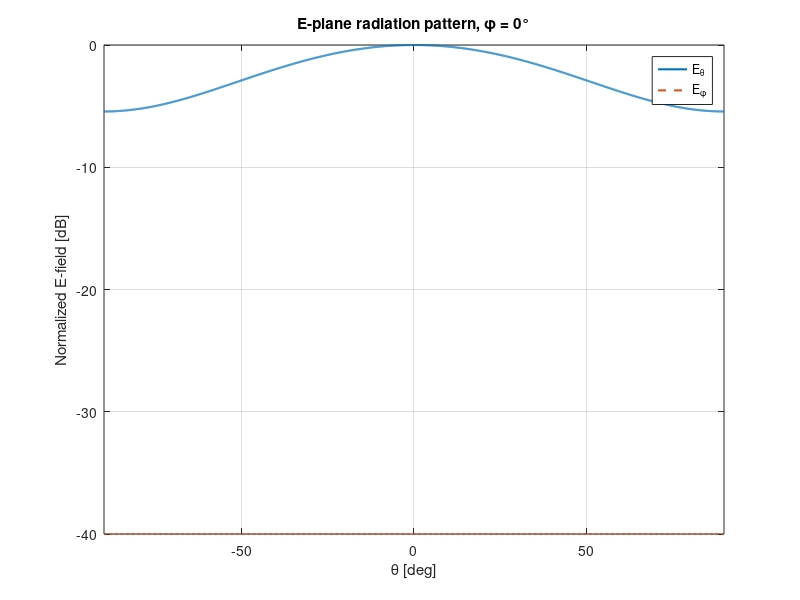
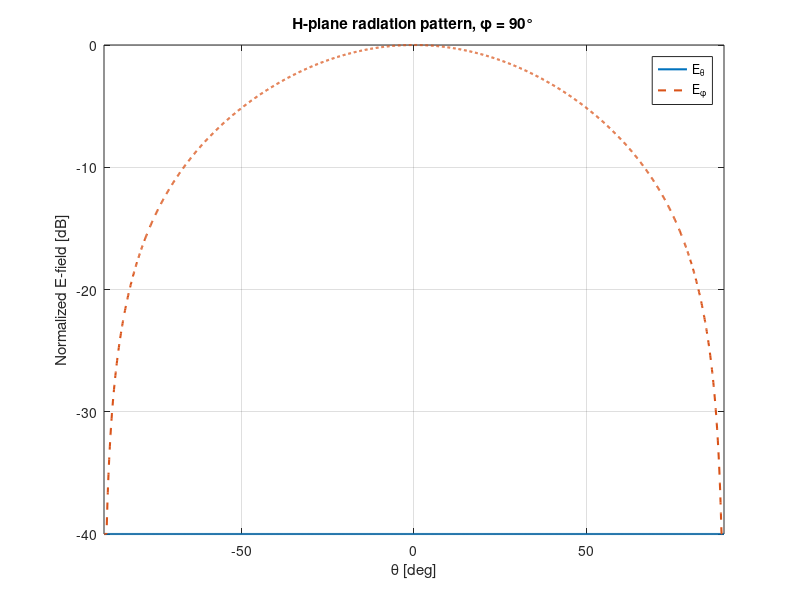

The MATLAB source for these figures, in order:
clear;
clc;
close all;

%% Constants
c = 3e8;        % Speed of Light    
% c = 1/sqrt(u0*e0)    constant
f0 = 3e9;       % resonance f
er = 2.33;      % e for Material RT/duroid 5870
h = 1.5e-3;     % height of dielecctricum

%% Patch dimensions

% Patch width
W = c/(2*f0)*sqrt(2/(er+1));

% Effective permittivity
eeff = (er+1)/2 + (er-1)/2*(1 + 12*h/W)^(-0.5);

% Effective length
Leff = c/(2*f0*sqrt(eeff));     % er instead of eeff

% Fringing extension
dL = 0.412*h * ((eeff+0.3)*(W/h+0.264)) / ((eeff-0.258)*(W/h+0.8));

% Physical patch length
L = Leff - 2*dL;

fprintf('W = %.2f mm\n', W*1e3);
fprintf('L = %.2f mm\n', L*1e3);
fprintf('eeff = %.3f\n', eeff);
fprintf('dL = %.2f mm\n', dL*1e3);

%% Wavenumber
lambda0 = c/f0;
k0 = 2*pi/lambda0;

%% Theta
theta = -90:0.1:90;
th = deg2rad(theta);

%% E-plane: phi = 0 deg
phi_E = 0;

Etheta_E = cos((k0*L/2).*sin(th));
Ephi_E = zeros(size(theta));

%% H-plane: phi = 90 deg
phi_H = pi/2;

x = (k0*W/2).*sin(th);

% sinc(x) = sin(x)/x
Ef_H = ones(size(x));
idx = abs(x) > 1e-12;               % Sinc-Funktion-Absicherung: Die idx = abs(x) > 1e-12;-Abfrage verhindert elegant ein NaN bei \(\theta = 0^\circ\) (Division durch Null beim Berechnen von \(\sin(x)/x\)).
Ef_H(idx) = sin(x(idx))./x(idx);

Etheta_H = zeros(size(theta));
Ephi_H = -cos(th).*Ef_H;

%% Normalize
Etheta_E = abs(Etheta_E);
Ephi_E   = abs(Ephi_E);

Etheta_H = abs(Etheta_H);
Ephi_H   = abs(Ephi_H);

maxE = max([Etheta_E Ephi_E Etheta_H Ephi_H]);

Etheta_E_dB = 20*log10(Etheta_E/maxE);
Ephi_E_dB   = 20*log10(Ephi_E/maxE);

Etheta_H_dB = 20*log10(Etheta_H/maxE);
Ephi_H_dB   = 20*log10(Ephi_H/maxE);

%% Limit dynamic range
floor_dB = -40;

Etheta_E_dB = max(Etheta_E_dB, floor_dB);
Ephi_E_dB   = max(Ephi_E_dB, floor_dB);

Etheta_H_dB = max(Etheta_H_dB, floor_dB);
Ephi_H_dB   = max(Ephi_H_dB, floor_dB);

%% Plot E-plane
figure;
plot(theta, Etheta_E_dB, 'LineWidth', 1.5);
hold on;
plot(theta, Ephi_E_dB, '--', 'LineWidth', 1.5);

grid on;
xlabel('\theta [deg]');
ylabel('Normalized E-field [dB]');
title('E-plane radiation pattern, \phi = 0°');
legend('E_\theta','E_\phi');
xlim([-90 90]);
ylim([-40 0]);

%% Plot H-plane
figure;
plot(theta, Etheta_H_dB, 'LineWidth', 1.5);
hold on;
plot(theta, Ephi_H_dB, '--', 'LineWidth', 1.5);

grid on;
xlabel('\theta [deg]');
ylabel('Normalized E-field [dB]');
title('H-plane radiation pattern, \phi = 90°');
legend('E_\theta','E_\phi');
xlim([-90 90]);
ylim([-40 0]);

%% Directivity calculation

% Angular grid over the complete sphere
theta_D = 0:0.1:180;       % [deg]
phi_D   = 0:0.1:360;       % [deg]

[PHI_D, THETA_D] = meshgrid(deg2rad(phi_D), deg2rad(theta_D));

% Patch radiation function
xL = (k0*L/2) .* sin(THETA_D) .* cos(PHI_D);
xW = (k0*W/2) .* sin(THETA_D) .* sin(PHI_D);

% sinc(x) = sin(x)/x
f_D = ones(size(xW));
idx = abs(xW) > 1e-12;
f_D(idx) = sin(xW(idx))./xW(idx);

% Set radiation to zero in the lower hemisphere
upper = THETA_D <= pi/2;

f_D(~upper) = 0;

% Electric field components
Etheta_D = f_D .* cos(PHI_D) .* cos(xL);
Ephi_D   = -f_D .* cos(THETA_D) .* sin(PHI_D);

% Electric field magnitude squared
E2_D = abs(Etheta_D).^2 + abs(Ephi_D).^2;

% Radiation intensity (constant factors cancel in directivity)
U_D = E2_D;

% Maximum radiation intensity
Umax = max(U_D(:));

% Numerical integration of radiated power
dtheta = deg2rad(mean(diff(theta_D)));
dphi   = deg2rad(mean(diff(phi_D)));

Prad = sum(sum(U_D .* sin(THETA_D))) * dtheta * dphi;

% Directivity in boresight direction
% Boresight: theta = 0 deg
U_boresight = 1;

D_boresight = 4*pi*U_boresight/Prad;
D_boresight_dBi = 10*log10(D_boresight);

fprintf('\nDirectivity results:\n');
fprintf('Prad (normalized)       = %.6f\n', Prad);
fprintf('Boresight directivity   = %.4f\n', D_boresight);
fprintf('Boresight directivity   = %.2f dBi\n', D_boresight_dBi);
